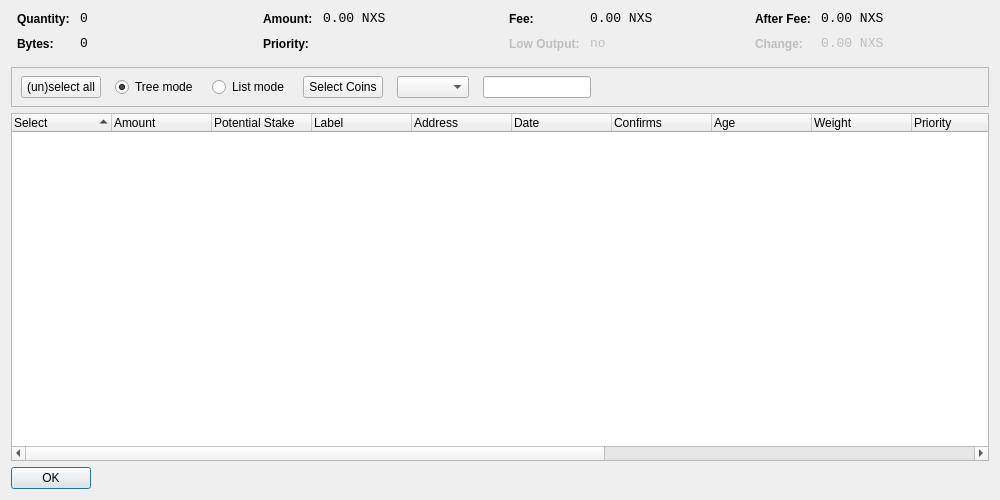
<?xml version="1.0" encoding="UTF-8"?>
<ui version="4.0">
 <class>CoinControlDialog</class>
 <widget class="QDialog" name="CoinControlDialog">
  <property name="geometry">
   <rect>
    <x>0</x>
    <y>0</y>
    <width>1000</width>
    <height>500</height>
   </rect>
  </property>
  <property name="windowTitle">
   <string>Coin Control</string>
  </property>
  <layout class="QVBoxLayout" name="verticalLayout">
   <item>
    <layout class="QHBoxLayout" name="horizontalLayoutTop" stretch="0,0,0,0">
     <property name="topMargin">
      <number>0</number>
     </property>
     <property name="bottomMargin">
      <number>10</number>
     </property>
     <item>
      <layout class="QFormLayout" name="formLayoutCoinControl1">
       <property name="horizontalSpacing">
        <number>10</number>
       </property>
       <property name="verticalSpacing">
        <number>10</number>
       </property>
       <property name="leftMargin">
        <number>6</number>
       </property>
       <property name="rightMargin">
        <number>6</number>
       </property>
       <item row="0" column="0">
        <widget class="QLabel" name="labelCoinControlQuantityText">
         <property name="styleSheet">
          <string notr="true">font-weight:bold;</string>
         </property>
         <property name="text">
          <string>Quantity:</string>
         </property>
        </widget>
       </item>
       <item row="0" column="1">
        <widget class="QLabel" name="labelCoinControlQuantity">
         <property name="font">
          <font>
           <family>Monospace</family>
           <pointsize>10</pointsize>
          </font>
         </property>
         <property name="cursor">
          <cursorShape>IBeamCursor</cursorShape>
         </property>
         <property name="contextMenuPolicy">
          <enum>Qt::ActionsContextMenu</enum>
         </property>
         <property name="text">
          <string>0</string>
         </property>
         <property name="textInteractionFlags">
          <set>Qt::LinksAccessibleByMouse|Qt::TextSelectableByKeyboard|Qt::TextSelectableByMouse</set>
         </property>
        </widget>
       </item>
       <item row="1" column="0">
        <widget class="QLabel" name="labelCoinControlBytesText">
         <property name="styleSheet">
          <string notr="true">font-weight:bold;</string>
         </property>
         <property name="text">
          <string>Bytes:</string>
         </property>
        </widget>
       </item>
       <item row="1" column="1">
        <widget class="QLabel" name="labelCoinControlBytes">
         <property name="font">
          <font>
           <family>Monospace</family>
           <pointsize>10</pointsize>
          </font>
         </property>
         <property name="cursor">
          <cursorShape>IBeamCursor</cursorShape>
         </property>
         <property name="contextMenuPolicy">
          <enum>Qt::ActionsContextMenu</enum>
         </property>
         <property name="text">
          <string>0</string>
         </property>
         <property name="textInteractionFlags">
          <set>Qt::LinksAccessibleByMouse|Qt::TextSelectableByKeyboard|Qt::TextSelectableByMouse</set>
         </property>
        </widget>
       </item>
      </layout>
     </item>
     <item>
      <layout class="QFormLayout" name="formLayoutCoinControl2">
       <property name="horizontalSpacing">
        <number>10</number>
       </property>
       <property name="verticalSpacing">
        <number>10</number>
       </property>
       <property name="leftMargin">
        <number>6</number>
       </property>
       <property name="rightMargin">
        <number>6</number>
       </property>
       <item row="0" column="0">
        <widget class="QLabel" name="labelCoinControlAmountText">
         <property name="styleSheet">
          <string notr="true">font-weight:bold;</string>
         </property>
         <property name="text">
          <string>Amount:</string>
         </property>
        </widget>
       </item>
       <item row="0" column="1">
        <widget class="QLabel" name="labelCoinControlAmount">
         <property name="font">
          <font>
           <family>Monospace</family>
           <pointsize>10</pointsize>
          </font>
         </property>
         <property name="cursor">
          <cursorShape>IBeamCursor</cursorShape>
         </property>
         <property name="contextMenuPolicy">
          <enum>Qt::ActionsContextMenu</enum>
         </property>
         <property name="text">
          <string>0.00 NXS</string>
         </property>
         <property name="textInteractionFlags">
          <set>Qt::LinksAccessibleByMouse|Qt::TextSelectableByKeyboard|Qt::TextSelectableByMouse</set>
         </property>
        </widget>
       </item>
       <item row="1" column="0">
        <widget class="QLabel" name="labelCoinControlPriorityText">
         <property name="styleSheet">
          <string notr="true">font-weight:bold;</string>
         </property>
         <property name="text">
          <string>Priority:</string>
         </property>
        </widget>
       </item>
       <item row="1" column="1">
        <widget class="QLabel" name="labelCoinControlPriority">
         <property name="font">
          <font>
           <family>Monospace</family>
           <pointsize>10</pointsize>
          </font>
         </property>
         <property name="cursor">
          <cursorShape>IBeamCursor</cursorShape>
         </property>
         <property name="contextMenuPolicy">
          <enum>Qt::ActionsContextMenu</enum>
         </property>
         <property name="text">
          <string/>
         </property>
         <property name="textInteractionFlags">
          <set>Qt::LinksAccessibleByMouse|Qt::TextSelectableByKeyboard|Qt::TextSelectableByMouse</set>
         </property>
        </widget>
       </item>
      </layout>
     </item>
     <item>
      <layout class="QFormLayout" name="formLayoutCoinControl3">
       <property name="horizontalSpacing">
        <number>10</number>
       </property>
       <property name="verticalSpacing">
        <number>10</number>
       </property>
       <property name="leftMargin">
        <number>6</number>
       </property>
       <property name="rightMargin">
        <number>6</number>
       </property>
       <item row="0" column="0">
        <widget class="QLabel" name="labelCoinControlFeeText">
         <property name="styleSheet">
          <string notr="true">font-weight:bold;</string>
         </property>
         <property name="text">
          <string>Fee:</string>
         </property>
        </widget>
       </item>
       <item row="0" column="1">
        <widget class="QLabel" name="labelCoinControlFee">
         <property name="font">
          <font>
           <family>Monospace</family>
           <pointsize>10</pointsize>
          </font>
         </property>
         <property name="cursor">
          <cursorShape>IBeamCursor</cursorShape>
         </property>
         <property name="contextMenuPolicy">
          <enum>Qt::ActionsContextMenu</enum>
         </property>
         <property name="text">
          <string>0.00 NXS</string>
         </property>
         <property name="textInteractionFlags">
          <set>Qt::LinksAccessibleByMouse|Qt::TextSelectableByKeyboard|Qt::TextSelectableByMouse</set>
         </property>
        </widget>
       </item>
       <item row="1" column="0">
        <widget class="QLabel" name="labelCoinControlLowOutputText">
         <property name="enabled">
          <bool>false</bool>
         </property>
         <property name="styleSheet">
          <string notr="true">font-weight:bold;</string>
         </property>
         <property name="text">
          <string>Low Output:</string>
         </property>
        </widget>
       </item>
       <item row="1" column="1">
        <widget class="QLabel" name="labelCoinControlLowOutput">
         <property name="enabled">
          <bool>false</bool>
         </property>
         <property name="font">
          <font>
           <family>Monospace</family>
           <pointsize>10</pointsize>
          </font>
         </property>
         <property name="cursor">
          <cursorShape>IBeamCursor</cursorShape>
         </property>
         <property name="contextMenuPolicy">
          <enum>Qt::ActionsContextMenu</enum>
         </property>
         <property name="text">
          <string>no</string>
         </property>
         <property name="textInteractionFlags">
          <set>Qt::LinksAccessibleByMouse|Qt::TextSelectableByKeyboard|Qt::TextSelectableByMouse</set>
         </property>
        </widget>
       </item>
      </layout>
     </item>
     <item>
      <layout class="QFormLayout" name="formLayoutCoinControl4">
       <property name="horizontalSpacing">
        <number>10</number>
       </property>
       <property name="verticalSpacing">
        <number>10</number>
       </property>
       <property name="leftMargin">
        <number>6</number>
       </property>
       <property name="rightMargin">
        <number>6</number>
       </property>
       <item row="0" column="0">
        <widget class="QLabel" name="labelCoinControlAfterFeeText">
         <property name="styleSheet">
          <string notr="true">font-weight:bold;</string>
         </property>
         <property name="text">
          <string>After Fee:</string>
         </property>
        </widget>
       </item>
       <item row="0" column="1">
        <widget class="QLabel" name="labelCoinControlAfterFee">
         <property name="font">
          <font>
           <family>Monospace</family>
           <pointsize>10</pointsize>
          </font>
         </property>
         <property name="cursor">
          <cursorShape>IBeamCursor</cursorShape>
         </property>
         <property name="contextMenuPolicy">
          <enum>Qt::ActionsContextMenu</enum>
         </property>
         <property name="text">
          <string>0.00 NXS</string>
         </property>
         <property name="textInteractionFlags">
          <set>Qt::LinksAccessibleByMouse|Qt::TextSelectableByKeyboard|Qt::TextSelectableByMouse</set>
         </property>
        </widget>
       </item>
       <item row="1" column="0">
        <widget class="QLabel" name="labelCoinControlChangeText">
         <property name="enabled">
          <bool>false</bool>
         </property>
         <property name="styleSheet">
          <string notr="true">font-weight:bold;</string>
         </property>
         <property name="text">
          <string>Change:</string>
         </property>
        </widget>
       </item>
       <item row="1" column="1">
        <widget class="QLabel" name="labelCoinControlChange">
         <property name="enabled">
          <bool>false</bool>
         </property>
         <property name="font">
          <font>
           <family>Monospace</family>
           <pointsize>10</pointsize>
          </font>
         </property>
         <property name="cursor">
          <cursorShape>IBeamCursor</cursorShape>
         </property>
         <property name="contextMenuPolicy">
          <enum>Qt::ActionsContextMenu</enum>
         </property>
         <property name="text">
          <string>0.00 NXS</string>
         </property>
         <property name="textInteractionFlags">
          <set>Qt::LinksAccessibleByMouse|Qt::TextSelectableByKeyboard|Qt::TextSelectableByMouse</set>
         </property>
        </widget>
       </item>
      </layout>
     </item>
    </layout>
   </item>
   <item>
    <widget class="QFrame" name="frame">
     <property name="minimumSize">
      <size>
       <width>0</width>
       <height>40</height>
      </size>
     </property>
     <property name="frameShape">
      <enum>QFrame::StyledPanel</enum>
     </property>
     <property name="frameShadow">
      <enum>QFrame::Sunken</enum>
     </property>
     <widget class="QWidget" name="horizontalLayoutWidget">
      <property name="geometry">
       <rect>
        <x>10</x>
        <y>0</y>
        <width>781</width>
        <height>41</height>
       </rect>
      </property>
      <layout class="QHBoxLayout" name="horizontalLayoutPanel" stretch="0,0,0,0,0,0,0">
       <property name="spacing">
        <number>14</number>
       </property>
       <item>
        <widget class="QPushButton" name="pushButtonSelectAll">
         <property name="sizePolicy">
          <sizepolicy hsizetype="Maximum" vsizetype="Fixed">
           <horstretch>0</horstretch>
           <verstretch>0</verstretch>
          </sizepolicy>
         </property>
         <property name="text">
          <string>(un)select all</string>
         </property>
        </widget>
       </item>
       <item>
        <widget class="QRadioButton" name="radioTreeMode">
         <property name="sizePolicy">
          <sizepolicy hsizetype="Maximum" vsizetype="Fixed">
           <horstretch>0</horstretch>
           <verstretch>0</verstretch>
          </sizepolicy>
         </property>
         <property name="text">
          <string>Tree mode</string>
         </property>
         <property name="checked">
          <bool>true</bool>
         </property>
        </widget>
       </item>
       <item>
        <widget class="QRadioButton" name="radioListMode">
         <property name="sizePolicy">
          <sizepolicy hsizetype="Maximum" vsizetype="Fixed">
           <horstretch>0</horstretch>
           <verstretch>0</verstretch>
          </sizepolicy>
         </property>
         <property name="text">
          <string>List mode</string>
         </property>
        </widget>
       </item>
       <item>
       <widget class="QPushButton" name="pushButtonCustomCC">
        <property name="text">
         <string>Select Coins</string>
        </property>
       </widget>
      </item>
      <item>
       <widget class="QComboBox" name="QComboBoxFilterCoins"/>
      </item>
      <item>
       <widget class="QLineEdit" name="lineEditCustomCC">
        <property name="enabled">
         <bool>true</bool>
        </property>
        <property name="sizePolicy">
         <sizepolicy hsizetype="Fixed" vsizetype="Fixed">
          <horstretch>0</horstretch>
          <verstretch>0</verstretch>
         </sizepolicy>
        </property>
        <property name="baseSize">
         <size>
          <width>50</width>
          <height>0</height>
         </size>
        </property>
       </widget>
      </item>
       <item>
        <spacer name="horizontalSpacer">
         <property name="orientation">
          <enum>Qt::Horizontal</enum>
         </property>
         <property name="sizeHint" stdset="0">
          <size>
           <width>40</width>
           <height>20</height>
          </size>
         </property>
        </spacer>
       </item>
      </layout>
     </widget>
    </widget>
   </item>
   <item>
    <widget class="CoinControlTreeWidget" name="treeWidget">
     <property name="contextMenuPolicy">
      <enum>Qt::CustomContextMenu</enum>
     </property>
     <property name="sortingEnabled">
      <bool>false</bool>
     </property>
     <property name="columnCount">
      <number>16</number>
     </property>
     <attribute name="headerShowSortIndicator" stdset="0">
      <bool>true</bool>
     </attribute>
     <attribute name="headerStretchLastSection">
      <bool>false</bool>
     </attribute>
     <column>
      <property name="text">
       <string>Select</string>
      </property>
     </column>
     <column>
      <property name="text">
       <string>Amount</string>
      </property>
     </column>
     <column>
      <property name="text">
       <string>Potential Stake</string>
       </property>
     </column>
     <column>
      <property name="text">
       <string>Label</string>
      </property>
     </column>
     <column>
      <property name="text">
       <string>Address</string>
      </property>
     </column>
     <column>
      <property name="text">
       <string>Date</string>
      </property>
     </column>
     <column>
      <property name="text">
       <string>Confirms</string>
      </property>
      <property name="toolTip">
       <string>Confirmed</string>
      </property>
     </column>
     <column>
      <property name="text">
       <string>Age</string>
      </property>
     </column>
     <column>
      <property name="text">
       <string>Weight</string>
      </property>
     </column>
     <column>
      <property name="text">
       <string>Priority</string>
      </property>
     </column>
     <column>
      <property name="text">
       <string/>
      </property>
     </column>
     <column>
      <property name="text">
       <string/>
      </property>
     </column>
     <column>
      <property name="text">
       <string/>
      </property>
     </column>
     <column>
      <property name="text">
       <string/>
      </property>
     </column>
     <column>
      <property name="text">
       <string/>
      </property>
     </column>
    </widget>
   </item>
   <item>
    <widget class="QDialogButtonBox" name="buttonBox">
     <property name="sizePolicy">
      <sizepolicy hsizetype="Maximum" vsizetype="Fixed">
       <horstretch>0</horstretch>
       <verstretch>0</verstretch>
      </sizepolicy>
     </property>
     <property name="orientation">
      <enum>Qt::Horizontal</enum>
     </property>
     <property name="standardButtons">
      <set>QDialogButtonBox::Ok</set>
     </property>
    </widget>
   </item>
  </layout>
 </widget>
 <customwidgets>
  <customwidget>
   <class>CoinControlTreeWidget</class>
   <extends>QTreeWidget</extends>
   <header>coincontroltreewidget.h</header>
  </customwidget>
 </customwidgets>
 <resources/>
 <connections/>
</ui>
